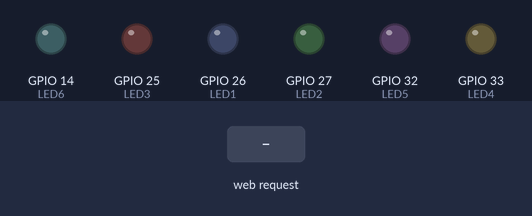
A sketch run on a simulated ESP32. Shown: output pins drawn as LEDs (lit = HIGH). The test bench sets the inputs (shaded band). WiFi joins after 1.5 s; servers stay silent unless stated; what the sketch prints to the serial monitor is not drawn.

Above: at 2.7 s.
2.8 s: HTTP request GET /toggle/1 received
At 4.0 s:
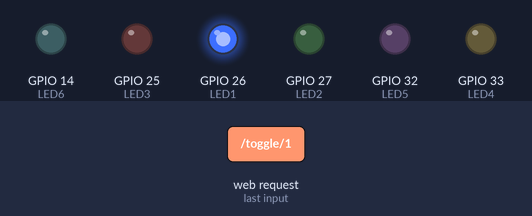
4.3 s: HTTP request GET /toggle/2 received
At 5.1 s:
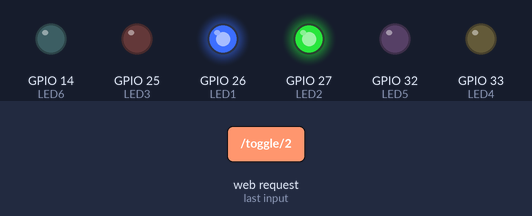
5.8 s: HTTP request GET /toggle/3 received
At 6.2 s:
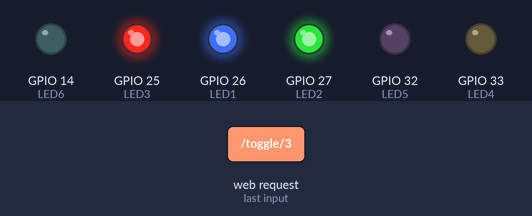
7.3 s: HTTP request GET /toggle/4 received
At 8.5 s:
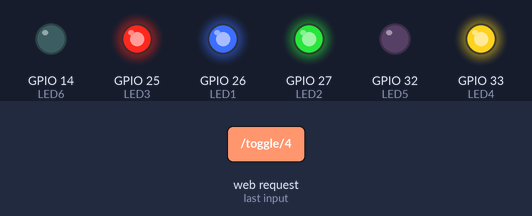
8.8 s: HTTP request GET /toggle/5 received
At 9.7 s:
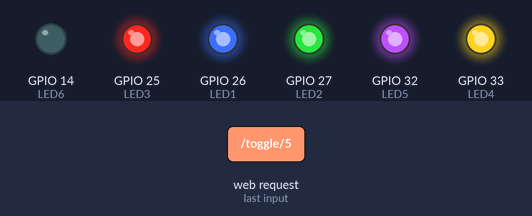
10.3 s: HTTP request GET /toggle/6 received
At 10.9 s:
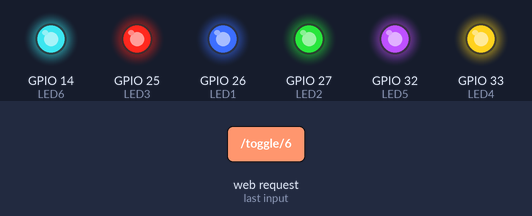
Timing chart, 0 to 12.8 s (numbered marks = the images above; inputs shaded):
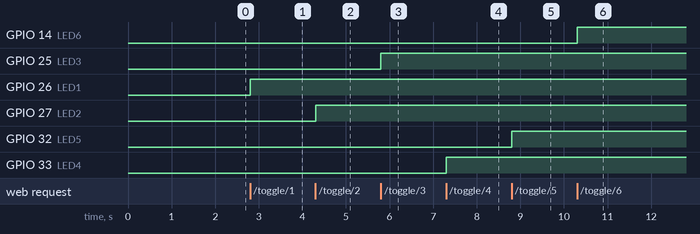

Measured:
- after the input at 2.8 s, GPIO 26 (LED1): LOW → HIGH at once
- after the input at 4.3 s, GPIO 27 (LED2): LOW → HIGH at once
- after the input at 5.8 s, GPIO 25 (LED3): LOW → HIGH at once
- after the input at 7.3 s, GPIO 33 (LED4): LOW → HIGH at once
- after the input at 8.8 s, GPIO 32 (LED5): LOW → HIGH at once
- after the input at 10.3 s, GPIO 14 (LED6): LOW → HIGH at once

The sketch:

esp32-http-server.ino
```cpp
/* ESP32 HTTP IoT Server Example for Wokwi.com

  https://wokwi.com/arduino/projects/320964045035274834

  When running it on Wokwi for VSCode, you can connect to the
  simulated ESP32 server by opening http://localhost:8180
  in your browser. This is configured by wokwi.toml.
*/

#include <WiFi.h>
#include <WiFiClient.h>
#include <WebServer.h>
#include <uri/UriBraces.h>

#define WIFI_SSID "Wokwi-GUEST"
#define WIFI_PASSWORD ""
// Defining the WiFi channel speeds up the connection:
#define WIFI_CHANNEL 6

WebServer server(80);

const int LED1 = 26;
const int LED2 = 27;
const int LED3 = 25;
const int LED4 = 33;
const int LED5 = 32;
const int LED6 = 14;

bool led1State = false;
bool led2State = false;
bool led3State = false;
bool led4State = false;
bool led5State = false;
bool led6State = false;

void setup(void) {
  Serial.begin(115200);
  pinMode(LED1, OUTPUT);
  pinMode(LED2, OUTPUT);
  pinMode(LED3, OUTPUT);
  pinMode(LED4, OUTPUT);
  pinMode(LED5, OUTPUT);
  pinMode(LED6, OUTPUT);

  WiFi.begin(WIFI_SSID, WIFI_PASSWORD, WIFI_CHANNEL);
  Serial.print("Connecting to WiFi ");
  Serial.print(WIFI_SSID);
  // Wait for connection
  while (WiFi.status() != WL_CONNECTED) {
    delay(100);
    Serial.print(".");
  }
  Serial.println(" Connected!");

  Serial.print("IP address: ");
  Serial.println(WiFi.localIP());

  server.on("/", sendHtml);
  server.on("/toggle/1", []() { toggleLed(1); });
  server.on("/toggle/2", []() { toggleLed(2); });
  server.on("/toggle/3", []() { toggleLed(3); });
  server.on("/toggle/4", []() { toggleLed(4); });
  server.on("/toggle/5", []() { toggleLed(5); });
  server.on("/toggle/6", []() { toggleLed(6); });

  server.begin();
  Serial.println("HTTP server started (http://localhost:8180)");
}

void loop(void) {
  server.handleClient();
  delay(2);
}

void toggleLed(int ledNumber) {
  bool ledState = false;
  switch (ledNumber) {
    case 1:
      led1State = !led1State;
      digitalWrite(LED1, led1State ? HIGH : LOW);
      ledState = led1State;
      break;
    case 2:
      led2State = !led2State;
      digitalWrite(LED2, led2State ? HIGH : LOW);
      ledState = led2State;
      break;
    case 3:
      led3State = !led3State;
      digitalWrite(LED3, led3State ? HIGH : LOW);
      ledState = led3State;
      break;
    case 4:
      led4State = !led4State;
      digitalWrite(LED4, led4State ? HIGH : LOW);
      ledState = led4State;
      break;
    case 5:
      led5State = !led5State;
      digitalWrite(LED5, led5State ? HIGH : LOW);
      ledState = led5State;
      break;
    case 6:
      led6State = !led6State;
      digitalWrite(LED6, led6State ? HIGH : LOW);
      ledState = led6State;
      break;
    default:
      Serial.println("LED inválido");
      break;
  }
  String jsonResponse = String("{\"state\":\"") + (ledState ? "on" : "off") + "\"}";
  server.send(200, "application/json", jsonResponse);
}

void sendHtml() {
  String response = R"rawliteral(
      <!DOCTYPE html>
<html lang="en">
  <head>
    <meta charset="UTF-8" />
    <meta name="viewport" content="width=device-width, initial-scale=1.0" />
    <title>Casa Inteligente</title>
    <style>
      html,
      body {
        font-family: Arial, sans-serif;
        margin: 0;
        padding: 0;
      }
      body {
        display: flex;
        justify-content: center;
        align-items: center;
        min-height: 100vh;
        background-color: #2c2f33;
        color: #fff;
      }
      h1 {
        text-align: center;
        margin-bottom: 1.5em;
        font-size: 2em;
      }
      .container {
        display: grid;
        grid-template-columns: repeat(3, minmax(200px, 1fr));
        gap: 1.5em;
        width: 90%;
        max-width: 1200px;
      }

      .card {
        display: flex;
        flex-direction: column;
        align-items: center;
        padding: 1em;
        background: #444;
        border-radius: 16px;
        box-shadow: 0 4px 8px rgba(0, 0, 0, 0.4);
        transition: transform 0.3s ease, box-shadow 0.3s ease;
      }
      .card:hover {
        transform: translateY(-5px);
        box-shadow: 0 8px 16px rgba(0, 0, 0, 0.5);
      }
      .card img {
        width: 60px;
        margin-bottom: 1em;
      }
      .card h3 {
        margin: 0.5em 0;
        font-size: 1.1em;
        color: #e0e0e0;
      }
      .btn {
        background-color: #616060;
        border: none;
        border-radius: 50%;
        color: #fff;
        width: 60px;
        height: 60px;
        display: flex;
        justify-content: center;
        align-items: center;
        font-size: 1.2em;
        cursor: pointer;
        transition: background-color 0.3s ease;
      }
      .btn.on {
        background-color: #4caf50;
      }
      .btn:hover {
        background-color: #4caf50;
      }
    </style>
  </head>
  <body>
    <div>
      <h1>Casa Inteligente</h1>
      <div class="container">
        <div class="card">
          <img
            src="https://cdn-icons-png.flaticon.com/512/2779/2779262.png"
            alt="Lâmpada"
          />
          <h3>Ligar luzes</h3>
          <button id="btn1" onclick="toggleLed(1)" class="btn">
                 <img
              src="https://en.nureyon.com/sample/36/power_symbol-1-p0.svg"
              alt="icone de liga-desliga"
            />
          </button>
        </div>
        <div class="card">
          <img
            src="https://cdn-icons-png.flaticon.com/512/5114/5114238.png"
            alt="Ar Condicionado"
          />
          <h3>Ligar ar condicionado</h3>
          <button id="btn2" onclick="toggleLed(2)" class="btn">
            <img
              src="https://en.nureyon.com/sample/36/power_symbol-1-p0.svg"
              alt="icone de liga-desliga"
            />
          </button>
        </div>
        <div class="card">
          <img
            src="https://cdn-icons-png.flaticon.com/512/124/124321.png"
            alt=""
            srcset=""
          />
          <h3>Abrir cortinas</h3>
          <button id="btn3" onclick="toggleLed(3)" class="btn">
            <img
              src="https://en.nureyon.com/sample/36/power_symbol-1-p0.svg"
              alt="icone de liga-desliga"
            />
          </button>
        </div>
        <div class="card">
          <img
            src="https://cdn-icons-png.flaticon.com/512/195/195149.png"
            alt=""
            srcset=""
          />
          <h3>Ligar Televisão</h3>
          <button id="btn4" onclick="toggleLed(4)" class="btn">
            <img
              src="https://en.nureyon.com/sample/36/power_symbol-1-p0.svg"
              alt="icone de liga-desliga"
            />
          </button>
        </div>
        <div class="card">
          <img
            src="https://cdn-icons-png.flaticon.com/512/878/878022.png"
            alt=""
            srcset=""
          />
          <h3>Ligar ventilador</h3>
          <button id="btn5" onclick="toggleLed(5)" class="btn">
            <img
              src="https://en.nureyon.com/sample/36/power_symbol-1-p0.svg"
              alt="icone de liga-desliga"
            />
          </button>
        </div>
        <div class="card">
          <img
            src="https://encrypted-tbn0.gstatic.com/images?q=tbn:ANd9GcReeedbZF1lkeHS-uuvNnwPAvZrbIgZaqYCTA&s"
            alt=""
            srcset=""
          />
          <h3>Ligar cafeteira</h3>
          <button id="btn6" onclick="toggleLed(6)" class="btn">
            <img
              src="https://en.nureyon.com/sample/36/power_symbol-1-p0.svg"
              alt="icone de liga-desliga"
            />
          </button>
        </div>
      </div>
    </div>
    <script>
    function toggleLed(ledNumber) {
      // Envia uma requisição para alternar o LED
      fetch(`/toggle/${ledNumber}`)
        .then(response => response.json())
        .then(data => {
          // Atualiza a classe do botão de acordo com o estado do LED retornado
          const button = document.getElementById(`btn${ledNumber}`);
          if (data.state === "on") {
            button.classList.add("on");
          } else {
            button.classList.remove("on");
          }
        })
        .catch(error => console.error("Erro ao alternar LED:", error));
    }
  </script>
  </body>
</html>
  )rawliteral";
  server.send(200, "text/html", response);
}
```
